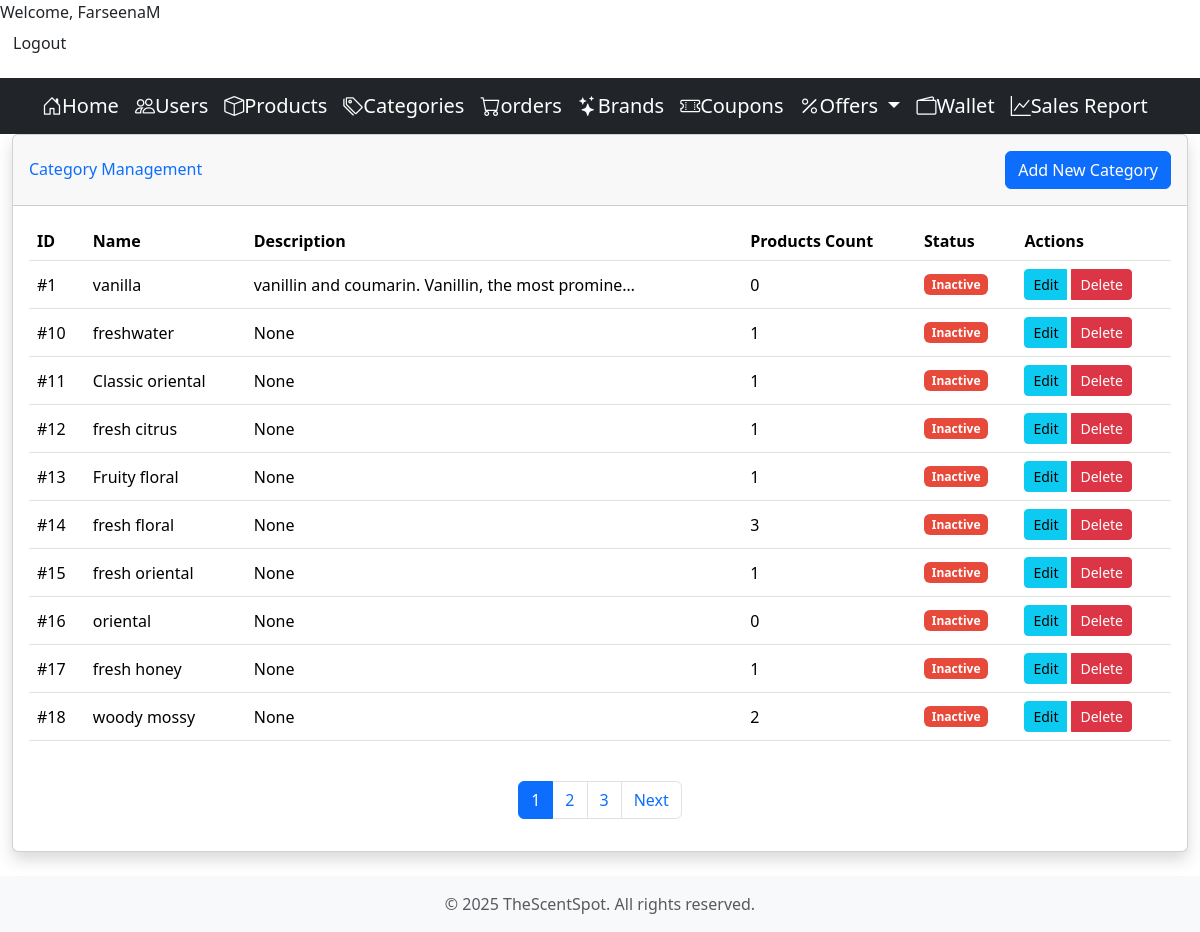
The page /adminhome/categorylist/ (signed in) on the database its author committed.
### core/models/category.py (models this page shows, shortened)
class Category(models.Model):
    id = models.AutoField(primary_key=True)
    name = models.CharField(max_length=100, null = True)
    description = models.TextField(null=True, blank=True)

### adminoperations/views.py (the view)
# urls.py: path('adminhome/categorylist/', views.CategoryListView.as_view(), name='category_list'),
class CategoryListView(StaffRequiredMixin, ListView):
    model = Category
    template_name = 'adminoperations/admin_categorylist.html'
    context_object_name = 'categories'
    paginate_by = 10
    def get_context_data(self, **kwargs):
        context = super().get_context_data(**kwargs)
        context['total_categories'] = Category.objects.count()
        return context

### adminoperations/views.py (called while the page is built)
    def dispatch(self, request, *args, **kwargs):
        if not request.user.is_staff:
            messages.error(request, "You don't have permission to access this page.")
            return redirect('main')  # Redirect to main page if not staff
        return super().dispatch(request, *args, **kwargs)

### adminoperations/templates/adminoperations/admin_categorylist.html (shortened to what this page needs)
{% extends 'adminoperations/admin_base.html' %}
{% load static %}
{% block css%}
    <link href="{% static 'adminoperations/css/admin_categorylist.css' %}" rel="stylesheet" type="text/css">
{% endblock %}
{% block content %}
<div class="container-fluid">
    <div class="card shadow mb-4">
        <div class="card-header py-3 d-flex justify-content-between align-items-center">
            <h6 class="m-0 font-weight-bold text-primary">Category Management</h6>
            <a href="{% url 'category_add' %}" class="btn btn-primary">
                 Add New Category
            </a>
        </div>
        <div class="card-body">
            <div class="table-responsive">
                <table class="table table-hover">
                    <thead class="thead-light">
                        <tr>
                            <th>ID</th>
                            <th>Name</th>
                            <th>Description</th>
                            <th>Products Count</th>
                            <th>Status</th>
                            <th>Actions</th>
                        </tr>
                    </thead>
                    <tbody>
                        {% for category in categories %}
                        <tr>
                            <td>#{{ category.id }}</td>
                            <td>
                                {{ category.name }}
                            </td>
                            <td>{{ category.description|truncatechars:50 }}</td>
                            <td>{{ category.product_set.count }}</td>
                            <td>
                                 {% if category.is_active %}
                                    <span class="badge badge-success">Active</span>
                                {% else %}
                                    <span class="badge badge-danger">Inactive</span>
                                {% endif %}
                            </td>
                            <td>
                                <div class="btn-group" role="group">
                                    <a href="{% url 'edit_category' category.id %}" class="btn btn-info btn-sm">
                                        Edit
                                    </a>
                                    <a href="{% url 'category_delete' category.id %}" class="btn btn-danger btn-sm">
                                        Delete
                                    </a>
                                </div>
                            </td>
                        </tr>
                        {% empty %}
                        <tr>
                            <td colspan="6" class="text-center">No categories found</td>
                        </tr>
                        {% endfor %}
                    </tbody>
                </table>
            </div>
            {% if is_paginated %}
            <nav aria-label="Page navigation" class="mt-4">
                <ul class="pagination justify-content-center">
                    {% for num in page_obj.paginator.page_range %}
                    <li class="page-item {% if page_obj.number == num %}active{% endif %}">
                        <a class="page-link" href="?page={{ num }}">{{ num }}</a>
                    </li>
                    {% endfor %}
                    {% if page_obj.has_next %}
                    <li class="page-item">
                        <a class="page-link" href="?page={{ page_obj.next_page_number }}">Next</a>
                    </li>
                    {% endif %}
                </ul>
            </nav>
            {% endif %}
        </div>
    </div>
</div>
{% endblock %}

### adminoperations/templates/adminoperations/admin_base.html (shortened to what this page needs)
{% load static %}
{% block css%}{% endblock %}
<!DOCTYPE html>
<html lang="en">
<head>
    <link href="https://cdn.jsdelivr.net/npm/bootstrap@5.3.2/dist/css/bootstrap.min.css"
          rel="stylesheet"
>
    <link rel="stylesheet"
          href="https://cdn.jsdelivr.net/npm/bootstrap-icons@1.11.1/font/bootstrap-icons.css">
</head>
<body>
    {% if user.is_authenticated and user.is_staff %}
    <div class="logout-section" background-color=" #f8f9fa", padding="10px 20px", display="flex", justify-content="flex-end", align-items= "center", border-bottom="1px solid #dee2e6">
        <span>Welcome, {{ user.username }}</span>
        <form method="post" action="{% url 'admin_logout' %}" class="logout-form" margin-right="15px",color= " #495057", font-weight= "500">
            <button type="submit" class="btn btn-logout" background-color=" #dc3545", color= "white", border= "none", padding= "5px 15px", border-radius= "4px", transition= "background-color 0.3s ease" >Logout</button>
        </form>
    </div>
    {% endif %}
    <nav class="navbar navbar-expand-lg navbar-dark bg-dark">
        <div class="container">
            <a class="navbar-brand" href="{% url 'admin_home' %}">
                <i class="bi bi-house-door"></i>Home</a>
            <a class="navbar-brand" href="{% url 'user_list' %}">
                <i class="bi bi-people"></i>Users</a>
            <a class="navbar-brand" href="{% url 'product_list' %}">
                <i class="bi bi-box"></i>Products</a>
            <a class="navbar-brand" href="{% url 'category_list' %}">
                <i class="bi bi-tags"></i>Categories</a>
            <a class="navbar-brand" href="{% url 'admin_order_list' %}">
                <i class="bi bi-cart"></i>orders</a>
            <a class="navbar-brand" href="{% url 'brand_list' %}">
                <i class="bi bi-stars"></i>Brands</a>
            <a class="navbar-brand" href="{% url 'coupon_list' %}">
                <i class="bi bi-ticket-perforated"></i>Coupons</a>
            <div class="dropdown d-inline">
                <a class="navbar-brand dropdown-toggle" href="#" role="button" id="offersDropdown" data-bs-toggle="dropdown" aria-expanded="false">
                    <i class="bi bi-percent"></i>Offers
                </a>
            </div>
            <a class="navbar-brand" href="{% url 'admin_wallet_list' %}">
                <i class="bi bi-wallet2"></i>Wallet</a>
            <a class="navbar-brand" href="{% url 'sales_report' %}">
                <i class="bi bi-graph-up"></i>Sales Report</a>
        </div>
    </nav>
    <main>
        {% block content %}
        {% endblock %}
    </main>
    <footer class="footer mt-auto py-3 bg-light">
        <div class="container text-center">
            <span class="text-muted">© {% now "Y" %} TheScentSpot. All rights reserved.</span>
        </div>
    </footer>
</body>
</html>

### adminoperations/static/adminoperations/css/admin_categorylist.css (style rules this page uses)
.card { border: none; margin-bottom: 1.5rem; }
.card-header { background-color: #f8f9fc; border-bottom: 1px solid #e3e6f0; }
.btn-group { display: flex; gap: 5px; }
.table td, .table th { vertical-align: middle; }
.badge { padding: 0.5em 1em; border-radius: 30px; }
.badge-danger { background-color: #e74a3b; }
.btn { border-radius: 0.35rem; }

### rows shown on the page
Category: id "1", name "vanilla", description "vanillin and coumarin. Vanillin, the most promine…", product_set.count "0"
Category: id "10", name "freshwater", description "None", product_set.count "1"
Category: id "11", name "Classic oriental", description "None", product_set.count "1"
Category: id "12", name "fresh citrus", description "None", product_set.count "1"
Category: id "13", name "Fruity floral", description "None", product_set.count "1"
Category: id "14", name "fresh floral", description "None", product_set.count "3"
Category: id "15", name "fresh oriental", description "None", product_set.count "1"
Category: id "16", name "oriental", description "None", product_set.count "0"
Category: id "17", name "fresh honey", description "None", product_set.count "1"
Category: id "18", name "woody mossy", description "None", product_set.count "2"

### other values the page prints
{{ user.username }} "FarseenaM"
{{ num }} "1" "2" "3"
